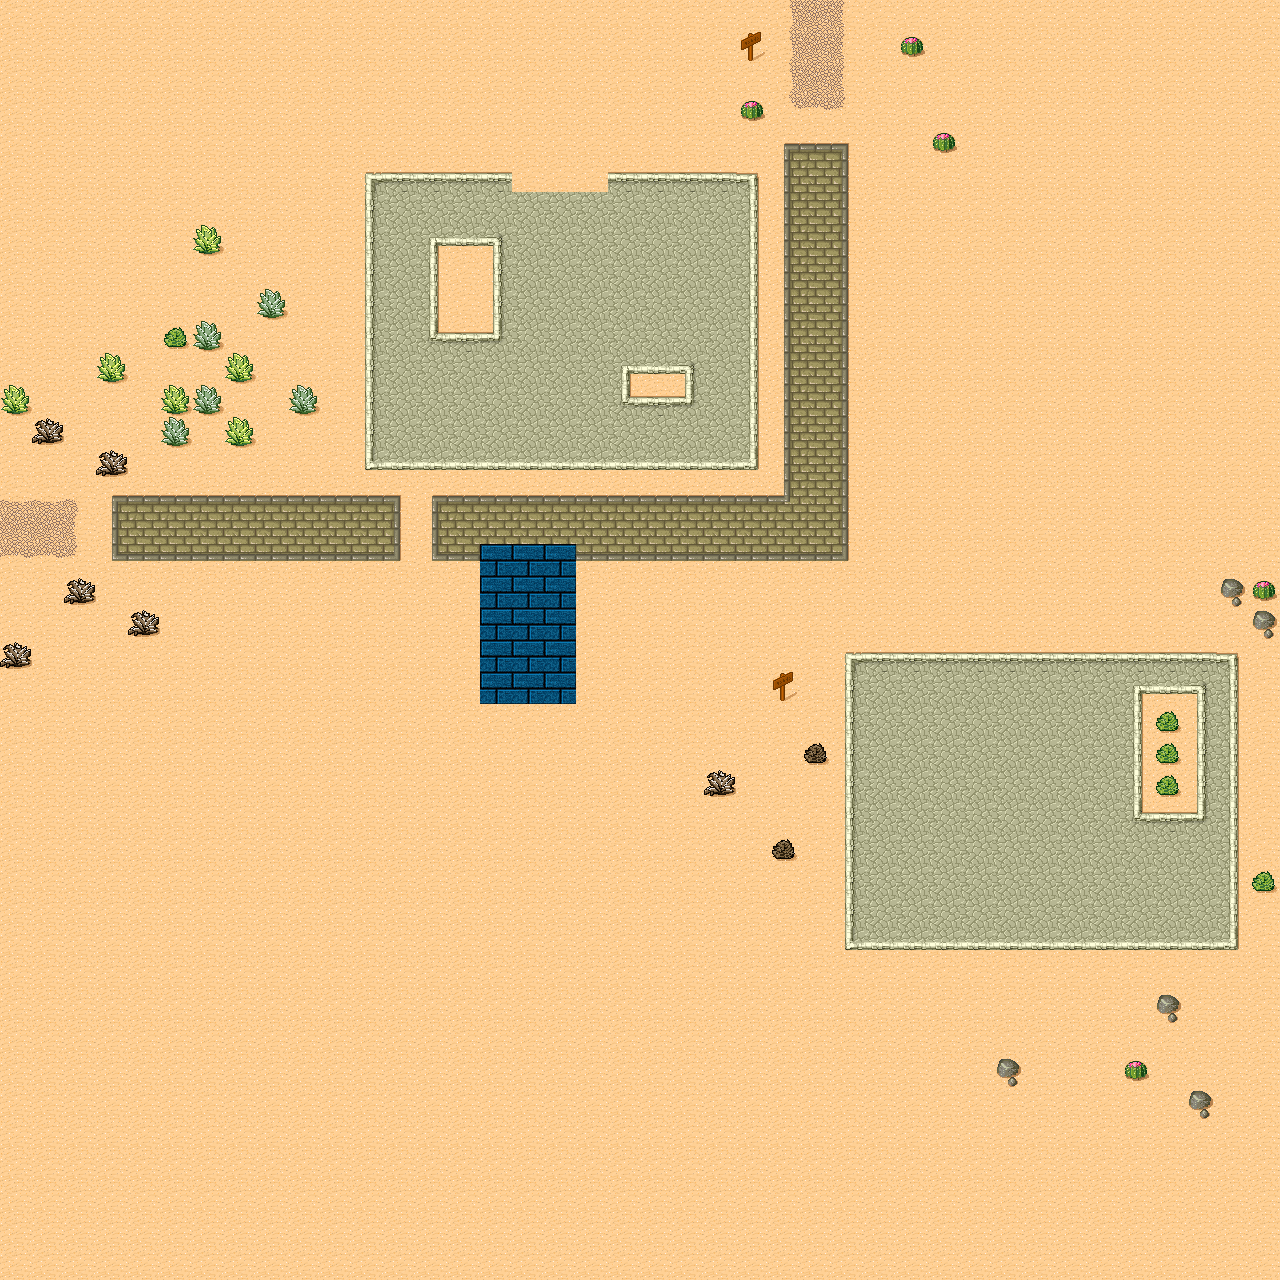

This game map was drawn from its Tiled (.tmx) file and the tilesets committed beside it. A one-line description and the trimmed map source follow:
An orthogonal 40x40 tile map with 32x32 px tiles, 2 tile layers (Ground, Foreground), 2 tilesets.

<map version="1.0" orientation="orthogonal" width="40" height="40" tilewidth="32" tileheight="32">
 <tileset firstgid="1" name="Desert" tilewidth="32" tileheight="32">
  <image source="tmw_desert.png" width="256" height="192" />
 </tileset>
 <tileset firstgid="49" name="dungeontiles" tilewidth="32" tileheight="32">
  <image source="dungeontiles.png" width="128" height="256" />
 </tileset>
 <layer name="Ground" width="40" height="40">
  <data>[1600 cells, 1600 non-empty, 40 distinct tile ids]</data>
 </layer>
 <layer name="Foreground" width="40" height="40">
  <data>[1600 cells, 15 non-empty, 1 distinct tile ids]</data>
 </layer>
</map>
